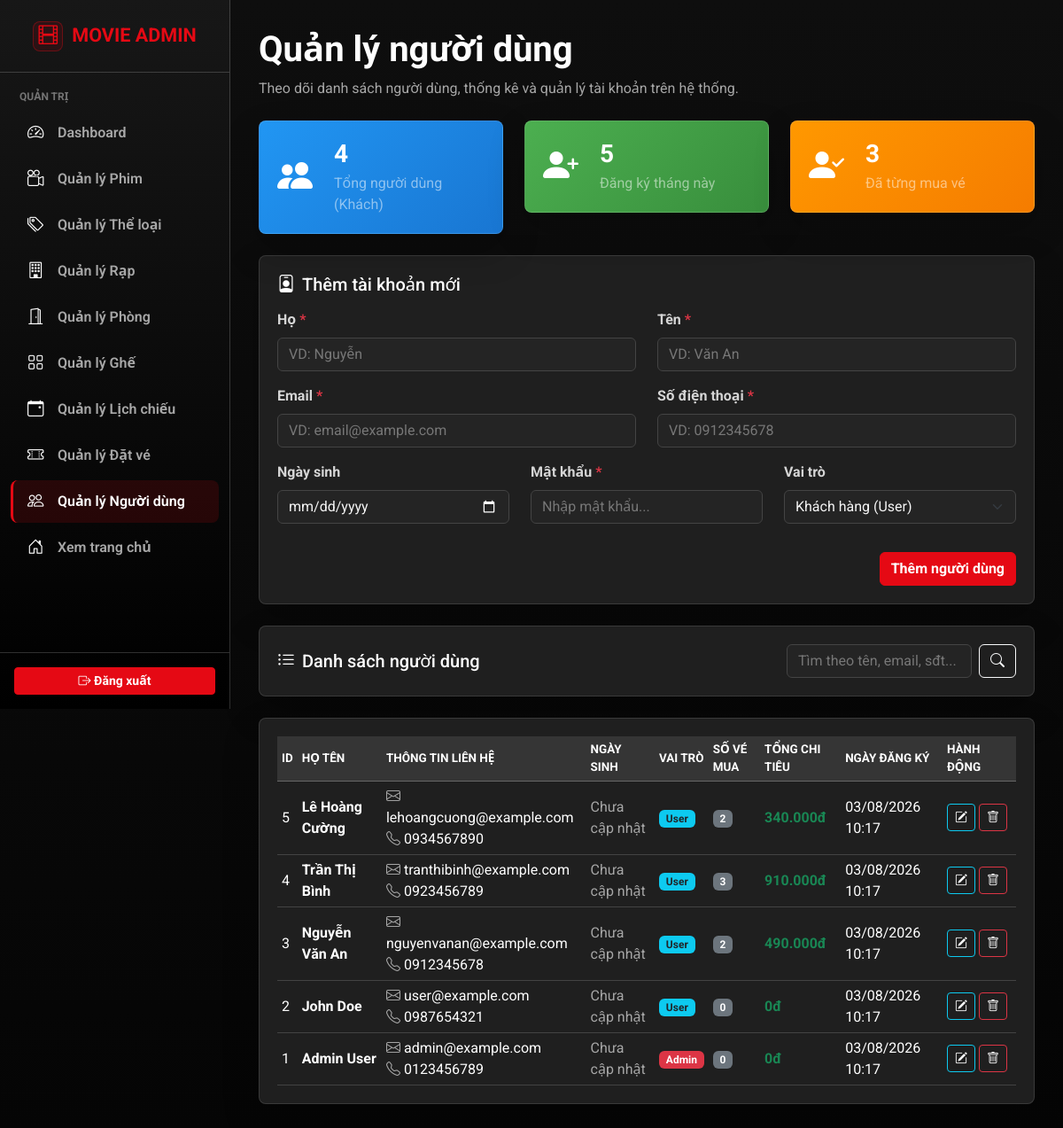
The app's page /frontend/admin/manage_users.php (signed in) with its own data.
### tables this page shows
CREATE TABLE users
(
    id             INT PRIMARY KEY AUTO_INCREMENT,
    first_name     VARCHAR(50)  NOT NULL,
    last_name      VARCHAR(50)  NOT NULL,
    email          VARCHAR(100) NOT NULL UNIQUE,
    password       VARCHAR(255) NOT NULL,
    phone          VARCHAR(20)  NOT NULL UNIQUE,
    birth_date     DATE         NULL,
    role           ENUM ('admin', 'user') DEFAULT 'user',
    remember_token VARCHAR(100) NULL,
    created_at     TIMESTAMP              DEFAULT CURRENT_TIMESTAMP,
    updated_at     TIMESTAMP              DEFAULT CURRENT_TIMESTAMP ON UPDATE CURRENT_TIMESTAMP
);

### backend/app/init.php (called while the page is built, shortened)
<?php
spl_autoload_register(function ($class_name) {
    $prefix = 'App\\';
    $base_dir = __DIR__ . '/';
    $len = strlen($prefix);
    $relative_class = substr($class_name, $len);
    $file = $base_dir . str_replace('\\', '/', $relative_class) . '.php';
});

### backend/app/Config/Database.php (called while the page is built, shortened)
<?php
class Database {
    private static $connection = null;
    public static function getConnection() {
        if (self::$connection === null) {
            $host     = getenv('DB_HOST') ?: 'localhost';
            $username = getenv('DB_USER') ?: 'root';
            $password = getenv('DB_PASSWORD') !== false ? getenv('DB_PASSWORD') : '';
            $database = getenv('DB_NAME') ?: 'movie_ticket_booking';
            $port     = getenv('DB_PORT') ?: 3306;
            $conn = mysqli_connect($host, $username, $password, $database, (int)$port);
            mysqli_set_charset($conn, "utf8mb4");
            self::$connection = $conn;
        }
        return self::$connection;
    }
}

### backend/app/Controllers/UserController.php (called while the page is built, shortened)
<?php
class UserController {
    private $service;
    public function __construct() {
        $this->service = new UserService();
    }
    public function getAllUsers() {
        return $this->service->getAllUsers();
    }
    public function getStats() {
        return $this->service->getStats();
    }
}

### backend/app/Services/UserService.php (called while the page is built, shortened)
<?php
class UserService {
    private $model;
    public function __construct() {
        $this->model = new UserModel();
    }
    public function getAllUsers() {
        return $this->model->getAll();
    }
    public function getStats() {
        return $this->model->getStats();
    }
}

### backend/app/Models/UserModel.php (called while the page is built, shortened)
<?php
class UserModel {
    private $conn;
    public function __construct() {
        $this->conn = Database::getConnection();
    }
    public function getAll() {
        $query = "
            SELECT u.*,
                   COUNT(b.id) as total_bookings,
                   COALESCE(SUM(CASE WHEN b.status='paid' THEN b.total_price ELSE 0 END), 0) as total_spent
            FROM users u
            LEFT JOIN bookings b ON u.id = b.user_id
            GROUP BY u.id
            ORDER BY u.id DESC
        ";
        $result = mysqli_query($this->conn, $query);
        return $this->fetchUsers($result);
    }
    private function fetchUsers($result) {
        $users = [];
        if ($result) {
            while ($row = mysqli_fetch_assoc($result)) {
                $users[] = $row;
            }
        }
        return $users;
    }
    public function getStats() {
        $stats = [
            'total_users' => 0,
            'new_this_month' => 0,
            'active_users' => 0
        ];
        $res1 = mysqli_query($this->conn, "SELECT COUNT(*) as total FROM users WHERE role = 'user'");
        if ($res1) $stats['total_users'] = mysqli_fetch_assoc($res1)['total'];
        $res2 = mysqli_query($this->conn, "SELECT COUNT(*) as total FROM users WHERE MONTH(created_at) = MONTH(CURDATE()) AND YEAR(created_at) = YEAR(CURDATE())");
        if ($res2) $stats['new_this_month'] = mysqli_fetch_assoc($res2)['total'];
        $res3 = mysqli_query($this->conn, "SELECT COUNT(DISTINCT user_id) as total FROM bookings WHERE status='paid'");
        if ($res3) $stats['active_users'] = mysqli_fetch_assoc($res3)['total'];
        return $stats;
    }
}

### frontend/admin/manage_users.php (the view, shortened to what this page needs)
<?php
require_once '../../backend/app/init.php';
require_once 'admin_header.php';
require_once 'admin_sidebar.php';
$controller = new UserController();
$edit_user = null;
$search = $_GET['search'] ?? '';
$users_list = trim($search) !== ''
    ? $controller->getUsersByFilter($search)
    : $controller->getAllUsers();
$stats = $controller->getStats();
?>
<div class="container-fluid">
    <div class="admin-page-header d-flex flex-column flex-lg-row justify-content-between align-items-start gap-3 mb-4">
        <div>
            <h1 class="mb-0 text-white fw-bold">Quản lý người dùng</h1>
            <p class="mb-0 mt-2 text-muted">Theo dõi danh sách người dùng, thống kê và quản lý tài khoản trên hệ thống.</p>
        </div>
    </div>
    <div class="row mb-4">
        <div class="col-md-4 mb-3 mb-md-0">
            <div class="admin-card d-flex align-items-center" style="background: linear-gradient(135deg, #2196F3, #1976D2);">
                <div class="fs-1 me-4 text-white"><i class="bi bi-people-fill"></i></div>
                <div>
                    <h3 class="mb-1 text-white fw-bold"><?= $stats['total_users'] ?></h3>
                    <p class="mb-0 text-white-50">Tổng người dùng (Khách)</p>
                </div>
            </div>
        </div>
        <div class="col-md-4 mb-3 mb-md-0">
            <div class="admin-card d-flex align-items-center" style="background: linear-gradient(135deg, #4CAF50, #388E3C);">
                <div class="fs-1 me-4 text-white"><i class="bi bi-person-plus-fill"></i></div>
                <div>
                    <h3 class="mb-1 text-white fw-bold"><?= $stats['new_this_month'] ?></h3>
                    <p class="mb-0 text-white-50">Đăng ký tháng này</p>
                </div>
            </div>
        </div>
        <div class="col-md-4">
            <div class="admin-card d-flex align-items-center" style="background: linear-gradient(135deg, #FF9800, #F57C00);">
                <div class="fs-1 me-4 text-white"><i class="bi bi-person-check-fill"></i></div>
                <div>
                    <h3 class="mb-1 text-white fw-bold"><?= $stats['active_users'] ?></h3>
                    <p class="mb-0 text-white-50">Đã từng mua vé</p>
                </div>
            </div>
        </div>
    </div>
    <div class="admin-card mb-4">
        <h5 class="mb-3 text-white"><i class="bi bi-person-badge me-2"></i><?= $edit_user ? 'Cập nhật tài khoản' : 'Thêm tài khoản mới' ?></h5>
        <form action="manage_users.php" method="POST">
            <div class="row">
                <div class="col-md-6 mb-3">
                    <label class="form-label">Họ <span class="text-danger">*</span></label>
                    <input type="text" class="form-control" name="first_name" required placeholder="VD: Nguyễn" value="<?= htmlspecialchars($edit_user['first_name'] ?? '') ?>">
                </div>
                <div class="col-md-6 mb-3">
                    <label class="form-label">Tên <span class="text-danger">*</span></label>
                    <input type="text" class="form-control" name="last_name" required placeholder="VD: Văn An" value="<?= htmlspecialchars($edit_user['last_name'] ?? '') ?>">
                </div>
            </div>
            <div class="row">
                <div class="col-md-6 mb-3">
                    <label class="form-label">Email <span class="text-danger">*</span></label>
                    <input type="email" class="form-control" name="email" required placeholder="VD: email@example.com" value="<?= htmlspecialchars($edit_user['email'] ?? '') ?>">
                </div>
                <div class="col-md-6 mb-3">
                    <label class="form-label">Số điện thoại <span class="text-danger">*</span></label>
                    <input type="text" class="form-control" name="phone" required placeholder="VD: 0912345678" value="<?= htmlspecialchars($edit_user['phone'] ?? '') ?>">
                </div>
            </div>
            <div class="row">
                <div class="col-md-4 mb-3">
                    <label class="form-label">Ngày sinh</label>
                    <input type="date" class="form-control" name="birth_date" value="<?= htmlspecialchars($edit_user['birth_date'] ?? '') ?>">
                </div>
                <div class="col-md-4 mb-3">
                    <label class="form-label">Mật khẩu <?= $edit_user ? '(Bỏ trống nếu không đổi)' : '<span class="text-danger">*</span>' ?></label>
                    <input type="password" class="form-control" name="password" <?= $edit_user ? '' : 'required' ?> placeholder="Nhập mật khẩu...">
                </div>
                <div class="col-md-4 mb-3">
                    <label class="form-label">Vai trò</label>
                    <select class="form-select" name="role">
                        <option value="user" <?= ($edit_user && $edit_user['role'] == 'user') ? 'selected' : '' ?>>Khách hàng (User)</option>
                    </select>
                </div>
            </div>
            <div class="mt-3 text-end">
                <button type="submit" class="btn btn-netflix-red">
                    <?= $edit_user ? 'Lưu thay đổi' : 'Thêm người dùng' ?>
                </button>
            </div>
        </form>
    </div>
    <div class="admin-card mb-4 d-flex justify-content-between align-items-center flex-wrap gap-3">
        <h5 class="mb-0 text-white"><i class="bi bi-list-ul me-2"></i>Danh sách người dùng</h5>
        <form action="manage_users.php" method="GET" class="d-flex gap-2">
            <input type="text" name="search" class="form-control" placeholder="Tìm theo tên, email, sđt..." value="<?= htmlspecialchars($search) ?>" style="max-width: 250px;">
            <button type="submit" class="btn btn-outline-light"><i class="bi bi-search"></i></button>
        </form>
    </div>
    <div class="admin-card">
        <div class="table-responsive">
            <table class="table table-hover admin-table align-middle mb-0">
                <thead>
                    <tr>
                        <th>ID</th>
                        <th>Họ tên</th>
                        <th>Thông tin liên hệ</th>
                        <th>Ngày sinh</th>
                        <th>Vai trò</th>
                        <th>Số vé mua</th>
                        <th>Tổng chi tiêu</th>
                        <th>Ngày đăng ký</th>
                        <th>Hành động</th>
                    </tr>
                </thead>
                <tbody>
                    <?php if (empty($users_list)): ?>
                        <tr>
                            <td colspan="9" class="text-center py-4 text-muted">Không tìm thấy dữ liệu người dùng</td>
                        </tr>
                    <?php else: ?>
                        <?php foreach ($users_list as $u): ?>
                            <tr>
                                <td><?= $u['id'] ?></td>
                                <td>
                                    <div class="fw-bold text-white"><?= htmlspecialchars($u['first_name'] . ' ' . $u['last_name']) ?></div>
                                </td>
                                <td>
                                    <div><i class="bi bi-envelope me-1 text-muted"></i><?= htmlspecialchars($u['email']) ?></div>
                                    <div><i class="bi bi-telephone me-1 text-muted"></i><?= htmlspecialchars($u['phone']) ?></div>
                                </td>
                                <td><?= $u['birth_date'] ? date('d/m/Y', strtotime($u['birth_date'])) : '<span class="text-muted">Chưa cập nhật</span>' ?></td>
                                <td>
                                    <?php if ($u['role'] === 'admin'): ?>
                                        <span class="badge bg-danger">Admin</span>
                                    <?php else: ?>
                                        <span class="badge bg-info text-dark">User</span>
                                    <?php endif; ?>
                                </td>
                                <td><span class="badge bg-secondary"><?= $u['total_bookings'] ?></span></td>
                                <td><strong class="text-success"><?= number_format($u['total_spent'], 0, ',', '.') ?>đ</strong></td>
                                <td><?= date('d/m/Y H:i', strtotime($u['created_at'])) ?></td>
                                <td>
                                    <div class="d-flex gap-1">
                                        <a href="manage_users.php?edit_id=<?= $u['id'] ?>" class="btn btn-sm btn-outline-info admin-icon-btn" title="Sửa">
                                            <i class="bi bi-pencil-square"></i>
                                        </a>
                                        <form action="" method="POST" class="d-inline" onsubmit="return confirm('Bạn có chắc chắn muốn xóa người dùng này?');">
                                            <button type="submit" class="btn btn-sm btn-outline-danger admin-icon-btn" title="Xóa">
                                                <i class="bi bi-trash"></i>
                                            </button>
                                        </form>
                                    </div>
                                </td>
                            </tr>
                        <?php endforeach; ?>
                    <?php endif; ?>
                </tbody>
            </table>
        </div>
    </div>
</div>
<?php require_once 'admin_footer.php'; ?>

### frontend/css/admin.css (style rules this page uses)
:root { --admin-bg: #0a0a0a; --admin-surface: #1f1f1f; --admin-surface-soft: #242424; --admin-surface-head: #353535; --admin-sidebar: #000000; --admin-border: rgba(255, 255, 255, 0.18); --admin-border-soft: rgba(255, 255, 255, 0.12); --admin-text: #f5f5f5; --admin-muted: #a7a7a7; --admin-danger: #e50914; --admin-danger-hover: #b20710; --admin-radius: 8px; --admin-sidebar-width: 260px; }
body { min-height: 100vh; margin: 0; background: linear-gradient(180deg, #0e0e0e 0%, var(--admin-bg) 45%, #050505 100%); color: var(--admin-text); font-family: "Roboto", "Segoe UI", Arial, sans-serif; }
a, a:hover { color: inherit; }
.text-muted { color: var(--admin-muted) !important; }
.admin-content .container-fluid { padding-right: 0; padding-left: 0; }
.admin-card { padding: 20px; overflow: hidden; border: 1px solid var(--admin-border-soft); border-radius: var(--admin-radius); background: var(--admin-surface); color: var(--admin-text); box-shadow: 0 18px 40px rgba(0, 0, 0, 0.24); }
.table-responsive { background: var(--admin-surface); }
.admin-table { --bs-table-bg: var(--admin-surface); --bs-table-color: var(--admin-text); --bs-table-border-color: rgba(255, 255, 255, 0.16); --bs-table-hover-bg: #2b2b2b; --bs-table-hover-color: #ffffff; margin: 0; }
.admin-table thead th { border-bottom: 1px solid rgba(255, 255, 255, 0.32) !important; background: var(--admin-surface-head) !important; color: #ffffff !important; font-size: 0.84rem; font-weight: 700; text-transform: uppercase; }
.admin-table td, .admin-table th { padding: 5px; vertical-align: middle; }
.admin-table td, .admin-table td i, .admin-table strong { color: #ffffff; }
.btn-netflix-red { border: 1px solid var(--admin-danger); background: var(--admin-danger); color: #ffffff; font-weight: 700; }
.form-label { color: #d5d5d5; font-weight: 700; }
.form-control, .form-select { border-color: #444444; background-color: var(--admin-surface-soft); color: var(--admin-text); }
.form-control::placeholder { color: #777777; }

### records on screen
users: id "5", first_name+last_name "Lê Hoàng Cường", email "lehoangcuong@example.com", phone "0934567890", shows "Chưa cập nhật", role "User", total_bookings "2", total_spent "340.000", created_at "03/08/2026 10:17"
users: id "4", first_name+last_name "Trần Thị Bình", email "tranthibinh@example.com", phone "0923456789", shows "Chưa cập nhật", role "User", total_bookings "3", total_spent "910.000", created_at "03/08/2026 10:17"
users: id "3", first_name+last_name "Nguyễn Văn An", email "nguyenvanan@example.com", phone "0912345678", shows "Chưa cập nhật", role "User", total_bookings "2", total_spent "490.000", created_at "03/08/2026 10:17"
users: id "2", first_name+last_name "John Doe", email "user@example.com", phone "0987654321", shows "Chưa cập nhật", role "User", total_bookings "0", total_spent "0", created_at "03/08/2026 10:17"
users: id "1", first_name+last_name "Admin User", email "admin@example.com", phone "0123456789", shows "Chưa cập nhật", role "Admin", total_bookings "0", total_spent "0", created_at "03/08/2026 10:17"

### other values on screen
$stats['total_users'] "4"
$stats['new_this_month'] "5"
$stats['active_users'] "3"
